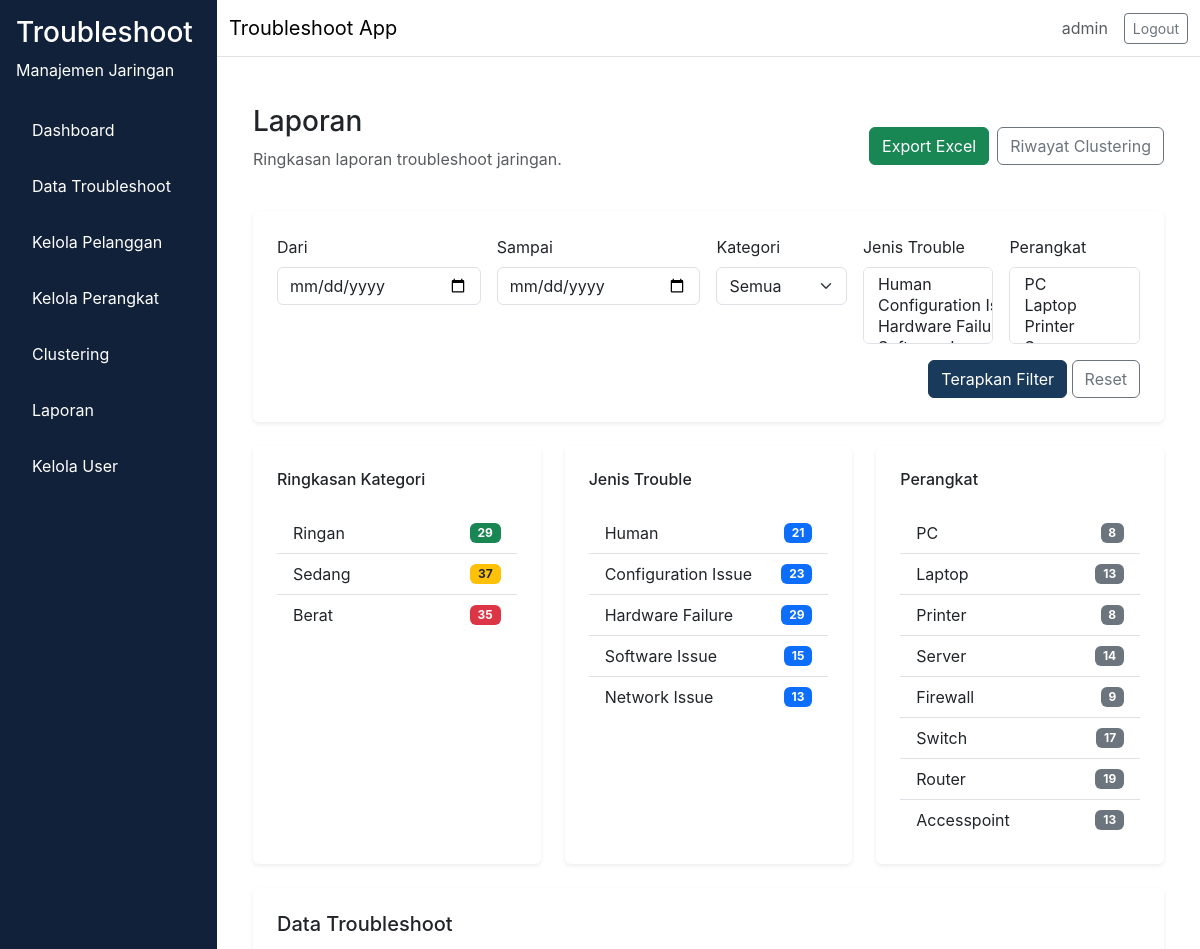
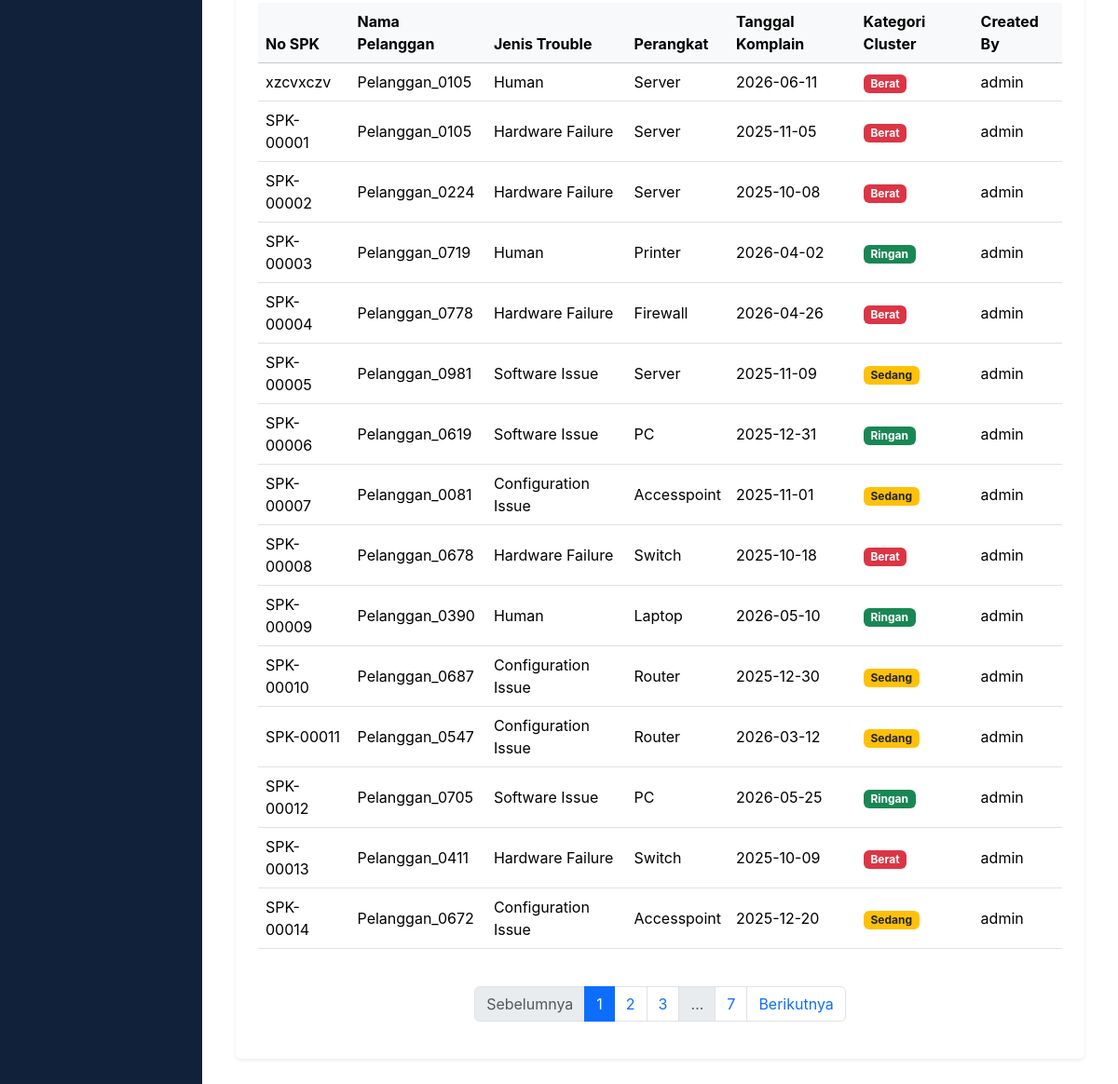
Page /laporan/ (signed in) on the committed database (2 pictures, top to bottom).
### app/models/user.py (models this page shows, shortened)
class User(db.Model, UserMixin):
    __tablename__ = "user"
    id = db.Column(db.Integer, primary_key=True)
    username = db.Column(db.String(64), unique=True, nullable=False)
    email = db.Column(db.String(120), unique=True, nullable=False)
    password_hash = db.Column(db.String(256), nullable=False)
    role = db.Column(db.Enum(RoleEnum), nullable=False, default=RoleEnum.teknisi)
    created_at = db.Column(db.DateTime, server_default=db.func.now(), nullable=False)
    is_active = db.Column(db.Boolean, default=True, nullable=False)

### app/models/troubleshoot.py (models this page shows, shortened)
class Troubleshoot(db.Model):
    __tablename__ = "troubleshoot"
    id = db.Column(db.Integer, primary_key=True)
    no_spk = db.Column(db.String(80), unique=True, nullable=False)
    nama_pelanggan = db.Column(db.String(150), nullable=False)
    informasi_trouble = db.Column(db.Text, nullable=False)
    jenis_trouble = db.Column(db.Enum(JenisTroubleEnum), nullable=False)
    perangkat = db.Column(db.Enum(PerangkatEnum), nullable=False)
    service = db.Column(db.Enum(ServiceEnum), nullable=False)
    tanggal_komplain = db.Column(db.DateTime, nullable=False)
    selesai_pengerjaan = db.Column(db.DateTime, nullable=True)
    durasi_pengerjaan = db.Column(db.Integer, nullable=True)
    keterangan_action = db.Column(db.Text, nullable=True)
    cluster_id = db.Column(db.Integer, nullable=True)
    kategori_cluster = db.Column(db.Enum(KategoriClusterEnum), nullable=True)
    assigned_to = db.Column(db.Integer, db.ForeignKey("user.id"), nullable=True)
    status = db.Column(db.Enum(StatusTroubleEnum), nullable=False, default=StatusTroubleEnum.Pending)
    pelanggan_id = db.Column(db.Integer, db.ForeignKey("pelanggan.id"), nullable=True)
    perangkat_id = db.Column(db.Integer, db.ForeignKey("perangkat.id"), nullable=True)
    created_by = db.Column(db.Integer, db.ForeignKey("user.id"), nullable=False)
    created_at = db.Column(db.DateTime, server_default=db.func.now(), nullable=False)
    updated_at = db.Column(db.DateTime, server_default=db.func.now(), onupdate=db.func.now(), nullable=False)
    user = db.relationship("User", backref=db.backref("troubleshoots", lazy="dynamic"), lazy="select", foreign_keys=[created_by])
    assigned_user = db.relationship("User", backref=db.backref("assigned_troubleshoots", lazy="dynamic"), lazy="select", foreign_keys=[assigned_to])

### app/routes/laporan.py (the view)
@laporan_bp.route("/")
@login_required
def index():
    query = build_filter(Troubleshoot.query)
    page = request.args.get("page", 1, type=int)
    pagination = query.order_by(Troubleshoot.created_at.desc()).paginate(page=page, per_page=15)
    rows = pagination.items
    summary = {
        "kategori": {
            "Ringan": query.filter(Troubleshoot.kategori_cluster == KategoriClusterEnum.Ringan).count(),
            "Sedang": query.filter(Troubleshoot.kategori_cluster == KategoriClusterEnum.Sedang).count(),
            "Berat": query.filter(Troubleshoot.kategori_cluster == KategoriClusterEnum.Berat).count(),
        },
        "jenis": {},
        "perangkat": {},
    }
    jenis_options = ["Human", "Configuration Issue", "Hardware Failure", "Software Issue", "Network Issue"]
    perangkat_options = ["PC", "Laptop", "Printer", "Server", "Firewall", "Switch", "Router", "Accesspoint"]
    for jenis in jenis_options:
        try:
            summary["jenis"][jenis] = query.filter(Troubleshoot.jenis_trouble == JenisTroubleEnum[jenis.replace(" ", "_")]).count()
        except KeyError:
            summary["jenis"][jenis] = 0
    for perangkat in perangkat_options:
        try:
            summary["perangkat"][perangkat] = query.filter(Troubleshoot.perangkat == PerangkatEnum[perangkat]).count()
        except KeyError:
            summary["perangkat"][perangkat] = 0
    clustering_rows = ClusterHistory.query.order_by(ClusterHistory.tanggal_clustering.desc()).all()
    preserved_args = {k: v for k, v in request.args.to_dict(flat=False).items() if k != "page"}
    export_url = url_for("laporan.export_excel", **preserved_args)
    query_string = urlencode([(key, value) for key, values in preserved_args.items() for value in values])
    return render_template(
        "laporan/index.html",
        pagination=pagination,
        rows=rows,
        summary=summary,
        jenis_options=jenis_options,
        perangkat_options=perangkat_options,
        clustering_rows=clustering_rows,
        export_url=export_url,
        selected_kategori=request.args.get("kategori", "Semua"),
        selected_jenis=request.args.getlist("jenis"),
        selected_perangkat=request.args.getlist("perangkat"),
        dari=request.args.get("dari", ""),
        sampai=request.args.get("sampai", ""),
        query_string=query_string,
    )

### app/__init__.py (called while the page is built)
def load_user(user_id):
    return User.query.get(int(user_id))

### app/templates/laporan/index.html (shortened to what this page needs)
{% extends "base.html" %}
{% block content %}
<div class="container-fluid">
  <div class="d-flex flex-column flex-md-row align-items-md-center justify-content-between mb-4 gap-3">
    <div>
      <h1 class="h3">Laporan</h1>
      <p class="text-muted">Ringkasan laporan troubleshoot jaringan.</p>
    </div>
    <div class="d-flex gap-2 flex-wrap">
      <a href="{{ export_url }}" class="btn btn-success">Export Excel</a>
      <a href="{{ url_for('laporan.riwayat_cluster') }}" class="btn btn-outline-secondary">Riwayat Clustering</a>
    </div>
  </div>
  <div class="card shadow-sm p-4 mb-4">
    <form method="GET" class="row g-3">
      <div class="col-md-3">
        <label class="form-label">Dari</label>
        <input type="date" name="dari" class="form-control" value="{{ dari }}">
      </div>
      <div class="col-md-3">
        <label class="form-label">Sampai</label>
        <input type="date" name="sampai" class="form-control" value="{{ sampai }}">
      </div>
      <div class="col-md-2">
        <label class="form-label">Kategori</label>
        <select name="kategori" class="form-select">
          <option value="Semua" {% if selected_kategori == 'Semua' %}selected{% endif %}>Semua</option>
        </select>
      </div>
      <div class="col-md-2">
        <label class="form-label">Jenis Trouble</label>
        <select name="jenis" class="form-select" multiple size="3">
          {% for jenis in jenis_options %}
          <option value="{{ jenis }}" {% if jenis in selected_jenis %}selected{% endif %}>{{ jenis }}</option>
          {% endfor %}
        </select>
      </div>
      <div class="col-md-2">
        <label class="form-label">Perangkat</label>
        <select name="perangkat" class="form-select" multiple size="3">
          {% for perangkat in perangkat_options %}
          <option value="{{ perangkat }}" {% if perangkat in selected_perangkat %}selected{% endif %}>{{ perangkat }}</option>
          {% endfor %}
        </select>
      </div>
      <div class="col-md-12 text-end">
        <button type="submit" class="btn btn-primary">Terapkan Filter</button>
        <a href="{{ url_for('laporan.index') }}" class="btn btn-outline-secondary">Reset</a>
      </div>
    </form>
  </div>
  <div class="row g-4 mb-4">
    <div class="col-md-4">
      <div class="card shadow-sm p-4 h-100">
        <h6>Ringkasan Kategori</h6>
        <ul class="list-group list-group-flush mt-3">
          <li class="list-group-item d-flex justify-content-between align-items-center">
            Ringan
            <span class="badge bg-success">{{ summary.kategori.Ringan or 0 }}</span>
          </li>
          <li class="list-group-item d-flex justify-content-between align-items-center">
            Sedang
            <span class="badge bg-warning text-dark">{{ summary.kategori.Sedang or 0 }}</span>
          </li>
          <li class="list-group-item d-flex justify-content-between align-items-center">
            Berat
            <span class="badge bg-danger">{{ summary.kategori.Berat or 0 }}</span>
          </li>
        </ul>
      </div>
    </div>
    <div class="col-md-4">
      <div class="card shadow-sm p-4 h-100">
        <h6>Jenis Trouble</h6>
        <ul class="list-group list-group-flush mt-3">
          {% for jenis, jumlah in summary.jenis.items() %}
          <li class="list-group-item d-flex justify-content-between align-items-center">
            {{ jenis }}
            <span class="badge bg-primary">{{ jumlah }}</span>
          </li>
          {% endfor %}
        </ul>
      </div>
    </div>
    <div class="col-md-4">
      <div class="card shadow-sm p-4 h-100">
        <h6>Perangkat</h6>
        <ul class="list-group list-group-flush mt-3">
          {% for perangkat, jumlah in summary.perangkat.items() %}
          <li class="list-group-item d-flex justify-content-between align-items-center">
            {{ perangkat }}
            <span class="badge bg-secondary">{{ jumlah }}</span>
          </li>
          {% endfor %}
        </ul>
      </div>
    </div>
  </div>
  <div class="card shadow-sm p-4 mb-4">
    <h5 class="mb-3">Data Troubleshoot</h5>
    <div class="table-responsive">
      <table class="table table-hover align-middle">
        <thead class="table-light">
          <tr>
            <th>No SPK</th>
            <th>Nama Pelanggan</th>
            <th>Jenis Trouble</th>
            <th>Perangkat</th>
            <th>Tanggal Komplain</th>
            <th>Kategori Cluster</th>
            <th>Created By</th>
          </tr>
        </thead>
        <tbody>
          {% for item in rows %}
          <tr>
            <td>{{ item.no_spk }}</td>
            <td>{{ item.nama_pelanggan }}</td>
            <td>{{ item.jenis_trouble.value }}</td>
            <td>{{ item.perangkat.value }}</td>
            <td>{{ item.tanggal_komplain.strftime('%Y-%m-%d') if item.tanggal_komplain else '-' }}</td>
            <td>
              {% if item.kategori_cluster %}
                <span class="badge bg-{{ 'success' if item.kategori_cluster.value == 'Ringan' else 'warning text-dark' if item.kategori_cluster.value == 'Sedang' else 'danger' }}">
                  {{ item.kategori_cluster.value }}
                </span>
              {% else %}
                <span class="text-muted">-</span>
              {% endif %}
            </td>
            <td>{{ item.user.username if item.user else '-' }}</td>
          </tr>
          {% else %}
          <tr>
            <td colspan="7" class="text-center text-muted">Tidak ada data.</td>
          </tr>
          {% endfor %}
        </tbody>
      </table>
    </div>
    <nav aria-label="Pagination">
      <ul class="pagination justify-content-center mt-4">
        {% set qs = query_string %}
        {% if pagination.has_prev %}
          <li class="page-item">
            <a class="page-link" href="?page={{ pagination.prev_num }}{% if qs %}&{{ qs }}{% endif %}">Sebelumnya</a>
          </li>
        {% else %}
          <li class="page-item disabled"><span class="page-link">Sebelumnya</span></li>
        {% endif %}
        {% for page_num in pagination.iter_pages(left_edge=1, right_edge=1, left_current=2, right_current=2) %}
          {% if page_num %}
          <li class="page-item {% if page_num == pagination.page %}active{% endif %}">
            <a class="page-link" href="?page={{ page_num }}{% if qs %}&{{ qs }}{% endif %}">{{ page_num }}</a>
          </li>
          {% else %}
          <li class="page-item disabled"><span class="page-link">…</span></li>
          {% endif %}
        {% endfor %}
        {% if pagination.has_next %}
          <li class="page-item">
            <a class="page-link" href="?page={{ pagination.next_num }}{% if qs %}&{{ qs }}{% endif %}">Berikutnya</a>
          </li>
        {% else %}
          <li class="page-item disabled"><span class="page-link">Berikutnya</span></li>
        {% endif %}
      </ul>
    </nav>
  </div>
</div>
{% endblock %}

### app/templates/base.html (shortened to what this page needs)
<!doctype html>
<html lang="en">
  <head>
    <link href="https://cdn.jsdelivr.net/npm/bootstrap@5.3.2/dist/css/bootstrap.min.css" rel="stylesheet">
    <link rel="stylesheet" href="{{ url_for('static', filename='css/style.css') }}">
  </head>
  <body>
    <div class="d-flex min-vh-100 bg-light">
      {% if current_user.is_authenticated %}
      <nav class="sidebar p-3">
        <div class="sidebar-header mb-4 text-white">
          <h3>Troubleshoot</h3>
          <p>Manajemen Jaringan</p>
        </div>
        <ul class="nav flex-column">
          <li class="nav-item mb-2">
            <a class="nav-link text-white" href="{{ url_for('dashboard.index') }}">Dashboard</a>
          </li>
          {% if current_user.role.value == 'teknisi' %}
            <li class="nav-item mb-2">
              <a class="nav-link text-white" href="{{ url_for('troubleshoot.my_tasks') }}">Task Saya</a>
            </li>
          {% else %}
            <li class="nav-item mb-2">
              <a class="nav-link text-white" href="{{ url_for('troubleshoot.index') }}">Data Troubleshoot</a>
            </li>
            <li class="nav-item mb-2">
              <a class="nav-link text-white" href="{{ url_for('pelanggan.index') }}">Kelola Pelanggan</a>
            </li>
            <li class="nav-item mb-2">
              <a class="nav-link text-white" href="{{ url_for('pelanggan.perangkat_index') }}">Kelola Perangkat</a>
            </li>
            {% if current_user.role.value in ['admin', 'manajer'] %}
            <li class="nav-item mb-2">
              <a class="nav-link text-white" href="{{ url_for('clustering.index') }}">Clustering</a>
            </li>
            {% endif %}
            <li class="nav-item mb-2">
              <a class="nav-link text-white" href="{{ url_for('laporan.index') }}">Laporan</a>
            </li>
          {% endif %}
          {% if current_user.role.value == 'admin' %}
          <li class="nav-item mb-2">
            <a class="nav-link text-white" href="{{ url_for('admin.users') }}">Kelola User</a>
          </li>
          {% endif %}
        </ul>
      </nav>
      {% endif %}
      <div class="flex-grow-1 d-flex flex-column">
        <nav class="navbar navbar-expand-lg navbar-light bg-white border-bottom">
          <div class="container-fluid">
            <div class="navbar-brand mb-0">Troubleshoot App</div>
            <div class="d-flex align-items-center gap-3">
              {% if current_user.is_authenticated %}
              <span class="text-muted">{{ current_user.username }}</span>
              <a class="btn btn-outline-secondary btn-sm" href="{{ url_for('auth.logout') }}">Logout</a>
              {% endif %}
            </div>
          </div>
        </nav>
        <main class="flex-grow-1 p-4 bg-white">
          {% block content %}
          {% endblock %}
        </main>
      </div>
    </div>
  </body>
</html>

### app/static/css/style.css (style rules this page uses)
:root { --primary-color: #1a3a5c; --sidebar-bg: #11213a; --content-bg: #f8f9fa; }
body { margin: 0; font-family: Inter, system-ui, -apple-system, BlinkMacSystemFont, "Segoe UI", sans-serif; background-color: var(--content-bg); }
.sidebar { width: 250px; min-height: 100vh; background-color: var(--sidebar-bg); color: #ffffff; }
.sidebar-header h3, .sidebar-header p, .sidebar .nav-link { color: #ffffff; }
.sidebar .nav-link { padding: 0.75rem 1rem; border-radius: 0.5rem; }
main { background-color: #ffffff; }
.card { border: none; }
.btn-primary { background-color: var(--primary-color); border-color: var(--primary-color); }

### rows in the picture
User: username "admin"
Troubleshoot: perangkat "Firewall", durasi_pengerjaan "9", no_spk "SPK-00004", nama_pelanggan "Pelanggan_0778", jenis_trouble.value "Hardware Failure", perangkat.value "Firewall", tanggal_komplain "2026-04-26", kategori_cluster.value "Berat", user "admin"
Troubleshoot: no_spk "xzcvxczv", nama_pelanggan "Pelanggan_0105", jenis_trouble.value "Human", perangkat.value "Server", tanggal_komplain "2026-06-11", kategori_cluster.value "Berat", user "admin"
Troubleshoot: no_spk "SPK-00001", nama_pelanggan "Pelanggan_0105", jenis_trouble.value "Hardware Failure", perangkat.value "Server", tanggal_komplain "2025-11-05", kategori_cluster.value "Berat", user "admin"
Troubleshoot: no_spk "SPK-00002", nama_pelanggan "Pelanggan_0224", jenis_trouble.value "Hardware Failure", perangkat.value "Server", tanggal_komplain "2025-10-08", kategori_cluster.value "Berat", user "admin"
Troubleshoot: no_spk "SPK-00003", nama_pelanggan "Pelanggan_0719", jenis_trouble.value "Human", perangkat.value "Printer", tanggal_komplain "2026-04-02", kategori_cluster.value "Ringan", user "admin"
Troubleshoot: no_spk "SPK-00005", nama_pelanggan "Pelanggan_0981", jenis_trouble.value "Software Issue", perangkat.value "Server", tanggal_komplain "2025-11-09", kategori_cluster.value "Sedang", user "admin"
Troubleshoot: no_spk "SPK-00006", nama_pelanggan "Pelanggan_0619", jenis_trouble.value "Software Issue", perangkat.value "PC", tanggal_komplain "2025-12-31", kategori_cluster.value "Ringan", user "admin"
Troubleshoot: no_spk "SPK-00007", nama_pelanggan "Pelanggan_0081", jenis_trouble.value "Configuration Issue", perangkat.value "Accesspoint", tanggal_komplain "2025-11-01", kategori_cluster.value "Sedang", user "admin"
Troubleshoot: no_spk "SPK-00008", nama_pelanggan "Pelanggan_0678", jenis_trouble.value "Hardware Failure", perangkat.value "Switch", tanggal_komplain "2025-10-18", kategori_cluster.value "Berat", user "admin"
Troubleshoot: no_spk "SPK-00009", nama_pelanggan "Pelanggan_0390", jenis_trouble.value "Human", perangkat.value "Laptop", tanggal_komplain "2026-05-10", kategori_cluster.value "Ringan", user "admin"
Troubleshoot: no_spk "SPK-00010", nama_pelanggan "Pelanggan_0687", jenis_trouble.value "Configuration Issue", perangkat.value "Router", tanggal_komplain "2025-12-30", kategori_cluster.value "Sedang", user "admin"
Troubleshoot: no_spk "SPK-00011", nama_pelanggan "Pelanggan_0547", jenis_trouble.value "Configuration Issue", perangkat.value "Router", tanggal_komplain "2026-03-12", kategori_cluster.value "Sedang", user "admin"
Troubleshoot: no_spk "SPK-00012", nama_pelanggan "Pelanggan_0705", jenis_trouble.value "Software Issue", perangkat.value "PC", tanggal_komplain "2026-05-25", kategori_cluster.value "Ringan", user "admin"
Troubleshoot: no_spk "SPK-00013", nama_pelanggan "Pelanggan_0411", jenis_trouble.value "Hardware Failure", perangkat.value "Switch", tanggal_komplain "2025-10-09", kategori_cluster.value "Berat", user "admin"
Troubleshoot: no_spk "SPK-00014", nama_pelanggan "Pelanggan_0672", jenis_trouble.value "Configuration Issue", perangkat.value "Accesspoint", tanggal_komplain "2025-12-20", kategori_cluster.value "Sedang", user "admin"

### other values in the picture
{{ summary.kategori.Ringan or 0 }} "29"
{{ summary.kategori.Sedang or 0 }} "37"
{{ summary.kategori.Berat or 0 }} "35"
{{ jenis }} "Human" "Configuration Issue" "Hardware Failure" "Software Issue" "Network Issue"
{{ jumlah }} "21" "23" "29" "15" "13"
{{ perangkat }} "PC" "Laptop" "Printer" "Server" "Switch" "Router" "Accesspoint"
{{ jumlah }} "8" "13" "8" "14" "17" "19" "13"
{{ page_num }} "1" "2" "3" "7"
